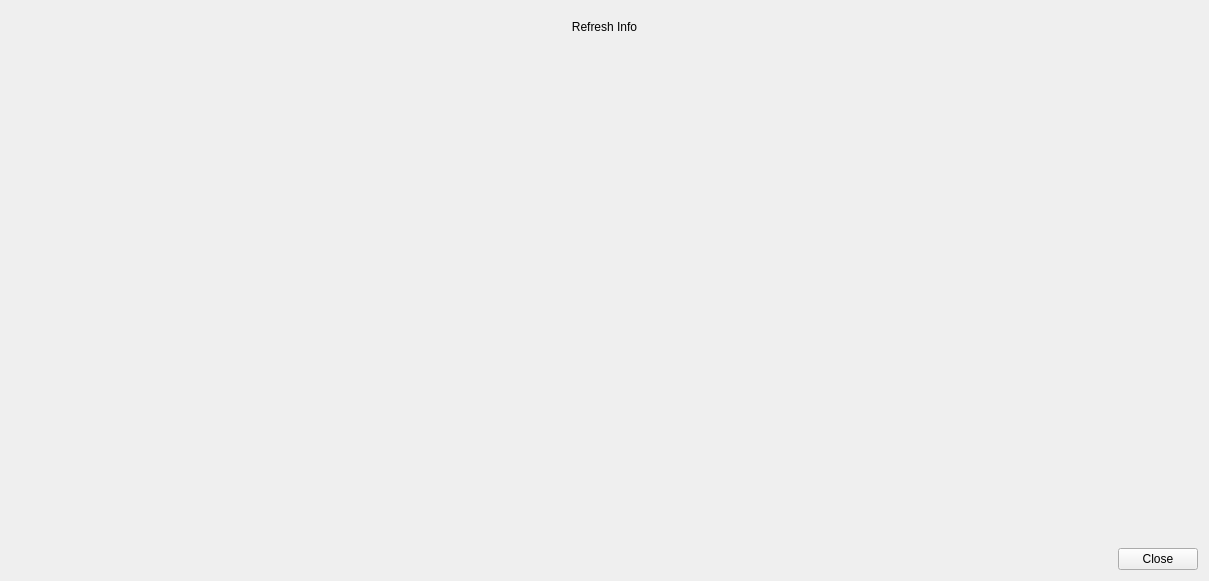
<?xml version="1.0" encoding="UTF-8"?>
<ui version="4.0">
 <class>GuiServerInformation</class>
 <widget class="QDialog" name="GuiServerInformation">
  <property name="geometry">
   <rect>
    <x>0</x>
    <y>0</y>
    <width>1209</width>
    <height>581</height>
   </rect>
  </property>
  <property name="windowTitle">
   <string>Session Information</string>
  </property>
  <layout class="QVBoxLayout" name="verticalLayout">
   <item>
    <widget class="QSplitter" name="splitter">
     <property name="orientation">
      <enum>Qt::Orientation::Vertical</enum>
     </property>
     <widget class="QPushButton" name="refresh_button">
      <property name="maximumSize">
       <size>
        <width>16777215</width>
        <height>32</height>
       </size>
      </property>
      <property name="text">
       <string>Refresh Info</string>
      </property>
      <property name="flat">
       <bool>true</bool>
      </property>
     </widget>
    </widget>
   </item>
   <item>
    <widget class="QStackedWidget" name="stacked_widget">
     <property name="currentIndex">
      <number>-1</number>
     </property>
    </widget>
   </item>
   <item>
    <widget class="QDialogButtonBox" name="buttonBox">
     <property name="orientation">
      <enum>Qt::Orientation::Horizontal</enum>
     </property>
     <property name="standardButtons">
      <set>QDialogButtonBox::StandardButton::Close</set>
     </property>
    </widget>
   </item>
  </layout>
 </widget>
 <resources/>
 <connections>
  <connection>
   <sender>buttonBox</sender>
   <signal>accepted()</signal>
   <receiver>GuiServerInformation</receiver>
   <slot>accept()</slot>
   <hints>
    <hint type="sourcelabel">
     <x>248</x>
     <y>254</y>
    </hint>
    <hint type="destinationlabel">
     <x>157</x>
     <y>274</y>
    </hint>
   </hints>
  </connection>
  <connection>
   <sender>buttonBox</sender>
   <signal>rejected()</signal>
   <receiver>GuiServerInformation</receiver>
   <slot>reject()</slot>
   <hints>
    <hint type="sourcelabel">
     <x>316</x>
     <y>260</y>
    </hint>
    <hint type="destinationlabel">
     <x>286</x>
     <y>274</y>
    </hint>
   </hints>
  </connection>
 </connections>
</ui>
